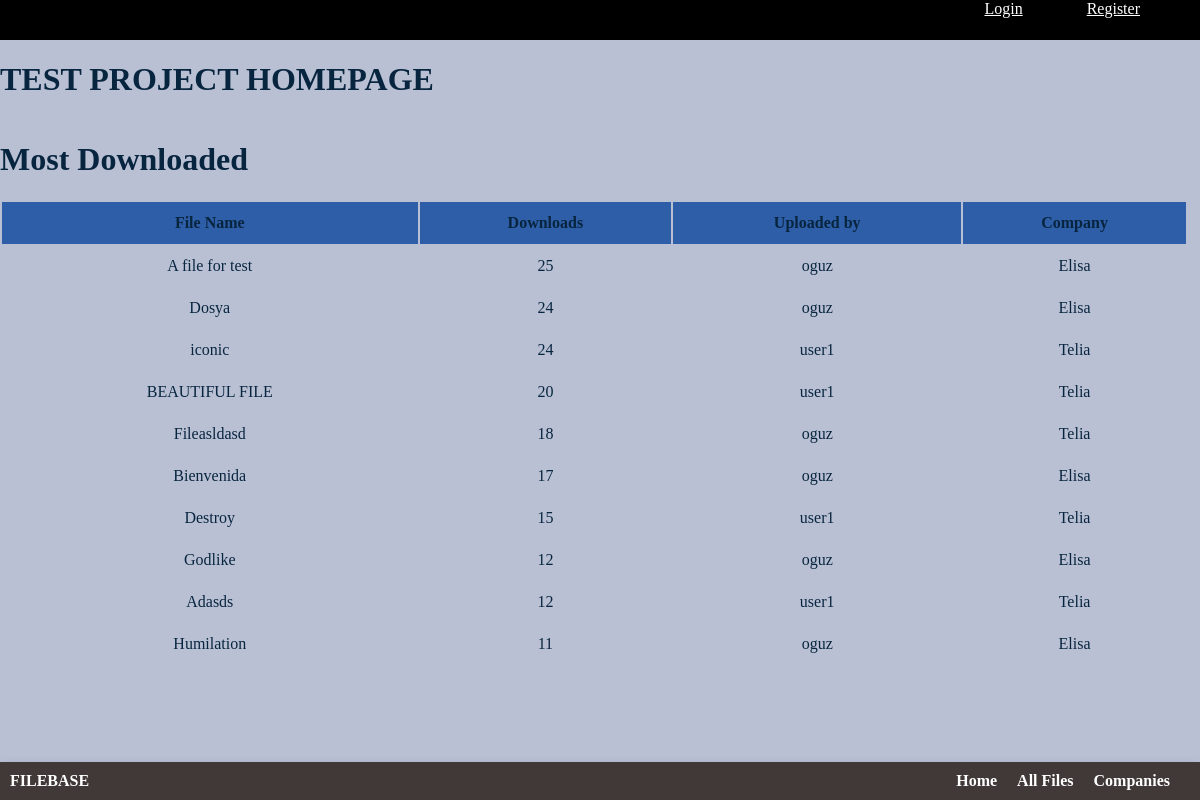
The page / on the database its author committed.
### filebase/models.py (models this page shows)
class File(models.Model):
    name = models.CharField(max_length=100, default="File")
    file = models.FileField(upload_to="files/")
    download_counter = models.IntegerField(default=0)
    upload_date = models.DateTimeField(default=datetime.now())
    description = models.TextField(max_length=400, default="Description of the file")
    uploader = models.ForeignKey(User, on_delete=models.CASCADE,default=1)
    company = models.ForeignKey(Group,on_delete=models.CASCADE,default=1)

### filebase/views.py (the view)
# urls.py: path("", views.index, name="index"),
def index(request):
    filesToShow = 20
    users = []
    files = File.objects.order_by('-download_counter')[:filesToShow]
    for file in files:
        users.append(file.uploader)
    context = {
        "files" :  files,
        "users" : users,
    }
    return render(request, "filebase/index.html",context)

### filebase/templates/filebase/index.html (shortened to what this page needs)
{% extends 'base.html' %}
{%load static%}
{%block style%}
<link rel="stylesheet" href="{% static 'filebase/css/style.css' %}"> {%endblock%}
{%block content%}
<h1>TEST PROJECT HOMEPAGE</h1>
<h1>Most Downloaded</h1>
<table>
    <tr>
        <th> File Name </th>
        <th> Downloads </th>
        <th> Uploaded by </th>
        <th>Company</th>
    </tr>
    {%for file in files%}
    <tr class="list-item">
        <td>
            {%if user.is_authenticated %}
            <a href="{% url 'download' file.id %}">{{file.name}} </a>
            {%else%} {{file.name}}
            {%endif%}
        </td>
        <td>{{file.download_counter}}</td>
        <td>{{file.uploader}}</td>
        <td>{{file.company}}</td>
    </tr>
    {%endfor%}
</table>
{% endblock %}

### templates/base.html (shortened to what this page needs)
{% load static %}
<!DOCTYPE html>
<html lang="en">
<head>
    <link rel="stylesheet" href="{% static '/filebase/css/style.css'%}">
    {% block style %} {%endblock%}
</head>
<body>
  {%include 'partials/_header.html'%}
  {%block content%} {%endblock%}
  {%include 'partials/_footer.html'%}
</body>
</html>

### templates/partials/_header.html
<header>
    <div class="auth">
        {%if user.is_authenticated %}
            Welcome {{user.get_full_name|title}} <a href="{%url 'logout' %}"> Logout</a>
        {%else%}
        <a href="{%url 'login'%}">Login</a>
        <a href="{%url 'register'%}">Register</a>
        {%endif%}
    </div>
</header>

### templates/partials/_footer.html
<footer>
    <nav class="navbar">
        <div class="container">
            <div class="logo">FILEBASE</div>
            <ul class="nav-links">
                <li><a href="{% url 'index' %}">Home</a></li>
                <li><a href="{%url 'files'%}">All Files</a></li>
                <li><a href="{%url 'companies'%}">Companies</a></li>
            </ul>
        </div>
    </nav>
</footer>

### static/filebase/css/style.css (style rules this page uses)
body { margin: 0; font-family:Cambria; height: 100vh; display: flex; flex-direction: column; background-color: rgba(173, 181, 204, 0.842); color: rgb(8, 37, 63); }
footer { margin-top: auto; }
.navbar { background-color: #413838; box-shadow: 0px 2px 10px rgba(0, 0, 0, 0.1); position: fixed; width: 100%; z-index: 1000; bottom: 0; }
.container { display: flex; justify-content: space-between; align-items: center; max-width: 1200px; margin: 0 auto; padding: 10px; }
.logo { color: #fff; font-size: 2vh; font-weight: bold; }
.nav-links { list-style: none; margin: 0; padding: 0; display: flex; }
.nav-links li { margin-right: 20px; }
.nav-links a { text-decoration: none; color: #fff; font-size: 2vh; font-weight: bold; transition: color 0.3s ease; }
table { width: 99%; }
td { text-align: center; }
.auth { height: 5vh; width: 100%; text-align: right; background-color: black; color: #fff; }
.auth a { color: #ffffff; margin-right: 5vw; }
th { background-color: #2e5ea7; height: 5vh; }
.list-item { height: 5vh; }

### rows shown on the page
File: name "A file for test", download_counter "25", uploader "oguz", company "Elisa"
File: name "Dosya", download_counter "24", uploader "oguz", company "Elisa"
File: name "iconic", download_counter "24", uploader "user1", company "Telia"
File: name "BEAUTIFUL FILE", download_counter "20", uploader "user1", company "Telia"
File: name "Fileasldasd", download_counter "18", uploader "oguz", company "Telia"
File: name "Bienvenida", download_counter "17", uploader "oguz", company "Elisa"
File: name "Destroy", download_counter "15", uploader "user1", company "Telia"
File: name "Godlike", download_counter "12", uploader "oguz", company "Elisa"
File: name "Adasds", download_counter "12", uploader "user1", company "Telia"
File: name "Humilation", download_counter "11", uploader "oguz", company "Elisa"
